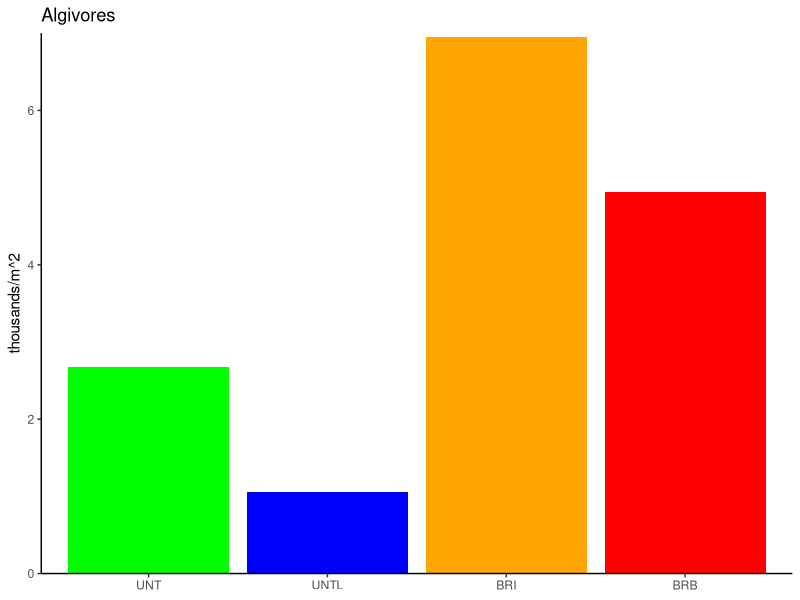

The R source for this figure:
## ---- chunk 1
knitr::opts_chunk$set(echo = TRUE)
## ---- chunk 2

# Load packages
library(tidyverse)

# Load data
dat <- read_csv('Cooper2015_fig8_data.csv') %>% 
  mutate(treatment = factor(treatment, levels = c('UNT', 'UNTL', 'BRI', 'BRB')))

## ---- chunk 3

# Color scale
cols <- c('green', 'blue', 'orange', 'red')
names(cols) <- levels(dat$treatment)

# Algivores
dat %>% 
  filter(level=='algivore') %>% 
  ggplot(aes(x = treatment, y = mean, fill = treatment)) +
  geom_col() +
  scale_fill_manual(values = cols) +
  scale_y_continuous(expand = c(0,0),
                     limits = c(0,7)) + 
  theme_classic() +
  theme(legend.position = 'none', axis.title.x = element_blank()) + 
  labs(title = 'Algivores',
       y = 'thousands/m^2')
 
